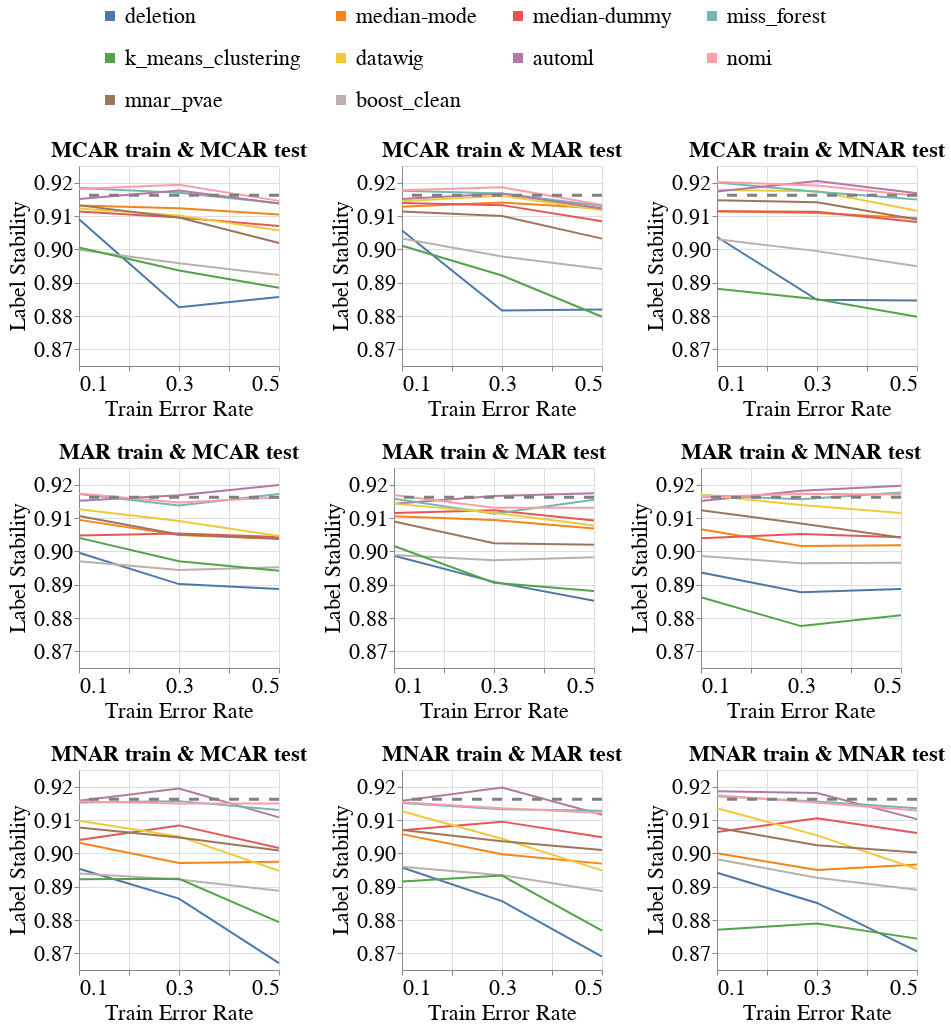

This figure's notebook cell:
### Code cell
create_exp2_line_bands_for_diff_imputers(dataset_name=DATASET_NAME,
                                         model_name='rf_clf',
                                         metric_name='Label_Stability',
                                         db_client=db_client,
                                         with_band=False)

### Figure 1 — Vega-Lite specification as saved in the notebook (floating-point values rounded to 4 significant figures; data arrays with more than 128 entries replaced by an {"elided": "..."} marker saying what was removed)
{"config": {"view": {"continuousWidth": 400, "continuousHeight": 300}, "axis": {"labelFontSize": 22, "labelFontWeight": "normal", "titleFontSize": 22, "titleFontWeight": "normal"}, "legend": {"columns": 4, "direction": "horizontal", "labelFontSize": 22, "labelLimit": 400, "orient": "top", "symbolOffset": 20, "symbolStrokeWidth": 10, "titleAnchor": "middle", "titleFontSize": 22, "titleLimit": 300}, "title": {"fontSize": 22}}, "vconcat": [{"hconcat": [{"layer": [{"data": {"name": "data-64dc6f73e774ecdfefb340ac8bf62c16"}, "mark": "line", "encoding": {"color": {"field": "Null_Imputer_Name", "sort": ["deletion", "median-mode", "median-dummy", "miss_forest", "k_means_clustering", "datawig", "automl", "nomi", "mnar_pvae", "boost_clean"], "title": null, "type": "nominal"}, "x": {"axis": {"labelExpr": "(datum.value == 0.1) || (datum.value == 0.3) || (datum.value == 0.5) ? datum.label : ''"}, "field": "Train_Error_Rate", "scale": {"nice": false}, "title": "Train Error Rate", "type": "quantitative"}, "y": {"aggregate": "mean", "field": "Metric_Value", "scale": {"zero": false}, "title": "Label Stability", "type": "quantitative"}}}, {"data": {"name": "data-43a75e0b906d4ce815c53626f465591e"}, "mark": {"type": "rule", "strokeDash": [10, 10]}, "encoding": {"color": {"value": "grey"}, "size": {"value": 3}, "y": {"field": "Baseline_Mean", "type": "quantitative"}}}], "height": 200, "title": {"text": "MCAR train & MCAR test", "fontSize": 22}, "width": 200}, {"layer": [{"data": {"name": "data-f3920d7b139fc0455b3c41fffda484be"}, "mark": "line", "encoding": {"color": {"field": "Null_Imputer_Name", "sort": ["deletion", "median-mode", "median-dummy", "miss_forest", "k_means_clustering", "datawig", "automl", "nomi", "mnar_pvae", "boost_clean"], "title": null, "type": "nominal"}, "x": {"axis": {"labelExpr": "(datum.value == 0.1) || (datum.value == 0.3) || (datum.value == 0.5) ? datum.label : ''"}, "field": "Train_Error_Rate", "scale": {"nice": false}, "title": "Train Error Rate", "type": "quantitative"}, "y": {"aggregate": "mean", "field": "Metric_Value", "scale": {"zero": false}, "title": "Label Stability", "type": "quantitative"}}}, {"data": {"name": "data-43a75e0b906d4ce815c53626f465591e"}, "mark": {"type": "rule", "strokeDash": [10, 10]}, "encoding": {"color": {"value": "grey"}, "size": {"value": 3}, "y": {"field": "Baseline_Mean", "type": "quantitative"}}}], "height": 200, "title": {"text": "MCAR train & MAR test", "fontSize": 22}, "width": 200}, {"layer": [{"data": {"name": "data-c8d96b82cee937fc89227782cc728815"}, "mark": "line", "encoding": {"color": {"field": "Null_Imputer_Name", "sort": ["deletion", "median-mode", "median-dummy", "miss_forest", "k_means_clustering", "datawig", "automl", "nomi", "mnar_pvae", "boost_clean"], "title": null, "type": "nominal"}, "x": {"axis": {"labelExpr": "(datum.value == 0.1) || (datum.value == 0.3) || (datum.value == 0.5) ? datum.label : ''"}, "field": "Train_Error_Rate", "scale": {"nice": false}, "title": "Train Error Rate", "type": "quantitative"}, "y": {"aggregate": "mean", "field": "Metric_Value", "scale": {"zero": false}, "title": "Label Stability", "type": "quantitative"}}}, {"data": {"name": "data-43a75e0b906d4ce815c53626f465591e"}, "mark": {"type": "rule", "strokeDash": [10, 10]}, "encoding": {"color": {"value": "grey"}, "size": {"value": 3}, "y": {"field": "Baseline_Mean", "type": "quantitative"}}}], "height": 200, "title": {"text": "MCAR train & MNAR test", "fontSize": 22}, "width": 200}], "resolve": {"scale": {"y": "shared"}}}, {"hconcat": [{"layer": [{"data": {"name": "data-27f52ab1e263fae9d52405dc852bb43a"}, "mark": "line", "encoding": {"color": {"field": "Null_Imputer_Name", "sort": ["deletion", "median-mode", "median-dummy", "miss_forest", "k_means_clustering", "datawig", "automl", "nomi", "mnar_pvae", "boost_clean"], "title": null, "type": "nominal"}, "x": {"axis": {"labelExpr": "(datum.value == 0.1) || (datum.value == 0.3) || (datum.value == 0.5) ? datum.label : ''"}, "field": "Train_Error_Rate", "scale": {"nice": false}, "title": "Train Error Rate", "type": "quantitative"}, "y": {"aggregate": "mean", "field": "Metric_Value", "scale": {"zero": false}, "title": "Label Stability", "type": "quantitative"}}}, {"data": {"name": "data-43a75e0b906d4ce815c53626f465591e"}, "mark": {"type": "rule", "strokeDash": [10, 10]}, "encoding": {"color": {"value": "grey"}, "size": {"value": 3}, "y": {"field": "Baseline_Mean", "type": "quantitative"}}}], "height": 200, "title": {"text": "MAR train & MCAR test", "fontSize": 22}, "width": 200}, {"layer": [{"data": {"name": "data-f17f9994f0f5e2f80a284d1213ddfb67"}, "mark": "line", "encoding": {"color": {"field": "Null_Imputer_Name", "sort": ["deletion", "median-mode", "median-dummy", "miss_forest", "k_means_clustering", "datawig", "automl", "nomi", "mnar_pvae", "boost_clean"], "title": null, "type": "nominal"}, "x": {"axis": {"labelExpr": "(datum.value == 0.1) || (datum.value == 0.3) || (datum.value == 0.5) ? datum.label : ''"}, "field": "Train_Error_Rate", "scale": {"nice": false}, "title": "Train Error Rate", "type": "quantitative"}, "y": {"aggregate": "mean", "field": "Metric_Value", "scale": {"zero": false}, "title": "Label Stability", "type": "quantitative"}}}, {"data": {"name": "data-43a75e0b906d4ce815c53626f465591e"}, "mark": {"type": "rule", "strokeDash": [10, 10]}, "encoding": {"color": {"value": "grey"}, "size": {"value": 3}, "y": {"field": "Baseline_Mean", "type": "quantitative"}}}], "height": 200, "title": {"text": "MAR train & MAR test", "fontSize": 22}, "width": 200}, {"layer": [{"data": {"name": "data-0c9c632f50ccba2e909313201ed6e3a9"}, "mark": "line", "encoding": {"color": {"field": "Null_Imputer_Name", "sort": ["deletion", "median-mode", "median-dummy", "miss_forest", "k_means_clustering", "datawig", "automl", "nomi", "mnar_pvae", "boost_clean"], "title": null, "type": "nominal"}, "x": {"axis": {"labelExpr": "(datum.value == 0.1) || (datum.value == 0.3) || (datum.value == 0.5) ? datum.label : ''"}, "field": "Train_Error_Rate", "scale": {"nice": false}, "title": "Train Error Rate", "type": "quantitative"}, "y": {"aggregate": "mean", "field": "Metric_Value", "scale": {"zero": false}, "title": "Label Stability", "type": "quantitative"}}}, {"data": {"name": "data-43a75e0b906d4ce815c53626f465591e"}, "mark": {"type": "rule", "strokeDash": [10, 10]}, "encoding": {"color": {"value": "grey"}, "size": {"value": 3}, "y": {"field": "Baseline_Mean", "type": "quantitative"}}}], "height": 200, "title": {"text": "MAR train & MNAR test", "fontSize": 22}, "width": 200}], "resolve": {"scale": {"y": "shared"}}}, {"hconcat": [{"layer": [{"data": {"name": "data-c720e6487f785f4d2e122a32a518e552"}, "mark": "line", "encoding": {"color": {"field": "Null_Imputer_Name", "sort": ["deletion", "median-mode", "median-dummy", "miss_forest", "k_means_clustering", "datawig", "automl", "nomi", "mnar_pvae", "boost_clean"], "title": null, "type": "nominal"}, "x": {"axis": {"labelExpr": "(datum.value == 0.1) || (datum.value == 0.3) || (datum.value == 0.5) ? datum.label : ''"}, "field": "Train_Error_Rate", "scale": {"nice": false}, "title": "Train Error Rate", "type": "quantitative"}, "y": {"aggregate": "mean", "field": "Metric_Value", "scale": {"zero": false}, "title": "Label Stability", "type": "quantitative"}}}, {"data": {"name": "data-43a75e0b906d4ce815c53626f465591e"}, "mark": {"type": "rule", "strokeDash": [10, 10]}, "encoding": {"color": {"value": "grey"}, "size": {"value": 3}, "y": {"field": "Baseline_Mean", "type": "quantitative"}}}], "height": 200, "title": {"text": "MNAR train & MCAR test", "fontSize": 22}, "width": 200}, {"layer": [{"data": {"name": "data-b015d152fb43e2a422347ab1d8d45e41"}, "mark": "line", "encoding": {"color": {"field": "Null_Imputer_Name", "sort": ["deletion", "median-mode", "median-dummy", "miss_forest", "k_means_clustering", "datawig", "automl", "nomi", "mnar_pvae", "boost_clean"], "title": null, "type": "nominal"}, "x": {"axis": {"labelExpr": "(datum.value == 0.1) || (datum.value == 0.3) || (datum.value == 0.5) ? datum.label : ''"}, "field": "Train_Error_Rate", "scale": {"nice": false}, "title": "Train Error Rate", "type": "quantitative"}, "y": {"aggregate": "mean", "field": "Metric_Value", "scale": {"zero": false}, "title": "Label Stability", "type": "quantitative"}}}, {"data": {"name": "data-43a75e0b906d4ce815c53626f465591e"}, "mark": {"type": "rule", "strokeDash": [10, 10]}, "encoding": {"color": {"value": "grey"}, "size": {"value": 3}, "y": {"field": "Baseline_Mean", "type": "quantitative"}}}], "height": 200, "title": {"text": "MNAR train & MAR test", "fontSize": 22}, "width": 200}, {"layer": [{"data": {"name": "data-9767efb8efce98ad50ae995a9cfbe909"}, "mark": "line", "encoding": {"color": {"field": "Null_Imputer_Name", "sort": ["deletion", "median-mode", "median-dummy", "miss_forest", "k_means_clustering", "datawig", "automl", "nomi", "mnar_pvae", "boost_clean"], "title": null, "type": "nominal"}, "x": {"axis": {"labelExpr": "(datum.value == 0.1) || (datum.value == 0.3) || (datum.value == 0.5) ? datum.label : ''"}, "field": "Train_Error_Rate", "scale": {"nice": false}, "title": "Train Error Rate", "type": "quantitative"}, "y": {"aggregate": "mean", "field": "Metric_Value", "scale": {"zero": false}, "title": "Label Stability", "type": "quantitative"}}}, {"data": {"name": "data-43a75e0b906d4ce815c53626f465591e"}, "mark": {"type": "rule", "strokeDash": [10, 10]}, "encoding": {"color": {"value": "grey"}, "size": {"value": 3}, "y": {"field": "Baseline_Mean", "type": "quantitative"}}}], "height": 200, "title": {"text": "MNAR train & MNAR test", "fontSize": 22}, "width": 200}], "resolve": {"scale": {"y": "shared"}}}], "resolve": {"scale": {"y": "shared"}}, "$schema": "https://vega.github.io/schema/vega-lite/v4.17.0.json", "datasets": {"data-64dc6f73e774ecdfefb340ac8bf62c16": {"elided": "180 records"}, "data-43a75e0b906d4ce815c53626f465591e": [{"Baseline_Mean": 0.9162}], "data-f3920d7b139fc0455b3c41fffda484be": {"elided": "180 records"}, "data-c8d96b82cee937fc89227782cc728815": {"elided": "180 records"}, "data-27f52ab1e263fae9d52405dc852bb43a": {"elided": "180 records"}, "data-f17f9994f0f5e2f80a284d1213ddfb67": {"elided": "180 records"}, "data-0c9c632f50ccba2e909313201ed6e3a9": {"elided": "180 records"}, "data-c720e6487f785f4d2e122a32a518e552": {"elided": "180 records"}, "data-b015d152fb43e2a422347ab1d8d45e41": {"elided": "180 records"}, "data-9767efb8efce98ad50ae995a9cfbe909": {"elided": "180 records"}}}
